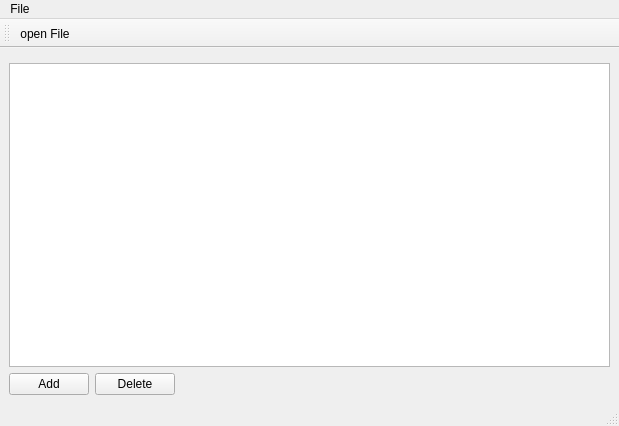
<?xml version="1.0" encoding="UTF-8"?>
<ui version="4.0">
 <class>MainWindow</class>
 <widget class="QMainWindow" name="MainWindow">
  <property name="geometry">
   <rect>
    <x>0</x>
    <y>0</y>
    <width>619</width>
    <height>426</height>
   </rect>
  </property>
  <property name="windowTitle">
   <string>MainWindow</string>
  </property>
  <widget class="QWidget" name="centralwidget">
   <layout class="QVBoxLayout" name="verticalLayout">
    <item>
     <widget class="QWidget" name="widget" native="true"/>
    </item>
    <item>
     <widget class="QTreeView" name="treeView">
      <property name="contextMenuPolicy">
       <enum>Qt::ContextMenuPolicy::ActionsContextMenu</enum>
      </property>
     </widget>
    </item>
    <item>
     <layout class="QHBoxLayout" name="horizontalLayout">
      <item>
       <widget class="QPushButton" name="pushButton_2">
        <property name="text">
         <string>Add</string>
        </property>
       </widget>
      </item>
      <item>
       <widget class="QPushButton" name="pushButton">
        <property name="text">
         <string>Delete</string>
        </property>
       </widget>
      </item>
      <item>
       <spacer name="horizontalSpacer">
        <property name="orientation">
         <enum>Qt::Orientation::Horizontal</enum>
        </property>
        <property name="sizeHint" stdset="0">
         <size>
          <width>604</width>
          <height>20</height>
         </size>
        </property>
       </spacer>
      </item>
     </layout>
    </item>
   </layout>
  </widget>
  <widget class="QMenuBar" name="menubar">
   <property name="geometry">
    <rect>
     <x>0</x>
     <y>0</y>
     <width>619</width>
     <height>18</height>
    </rect>
   </property>
   <widget class="QMenu" name="menuFile">
    <property name="title">
     <string>File</string>
    </property>
   </widget>
   <addaction name="menuFile"/>
  </widget>
  <widget class="QStatusBar" name="statusbar"/>
  <widget class="QToolBar" name="toolBar">
   <property name="windowTitle">
    <string>toolBar</string>
   </property>
   <attribute name="toolBarArea">
    <enum>TopToolBarArea</enum>
   </attribute>
   <attribute name="toolBarBreak">
    <bool>false</bool>
   </attribute>
   <addaction name="actionopen_File"/>
  </widget>
  <action name="actionopen_File">
   <property name="icon">
    <iconset resource="icons.qrc">
     <normaloff>:/Icons/Icons/fileopen.png</normaloff>:/Icons/Icons/fileopen.png</iconset>
   </property>
   <property name="text">
    <string>open File</string>
   </property>
   <property name="menuRole">
    <enum>QAction::MenuRole::NoRole</enum>
   </property>
  </action>
  <action name="actionItem_Options">
   <property name="text">
    <string>Item Options</string>
   </property>
   <property name="menuRole">
    <enum>QAction::MenuRole::NoRole</enum>
   </property>
  </action>
 </widget>
 <resources>
  <include location="icons.qrc"/>
 </resources>
 <connections/>
</ui>
